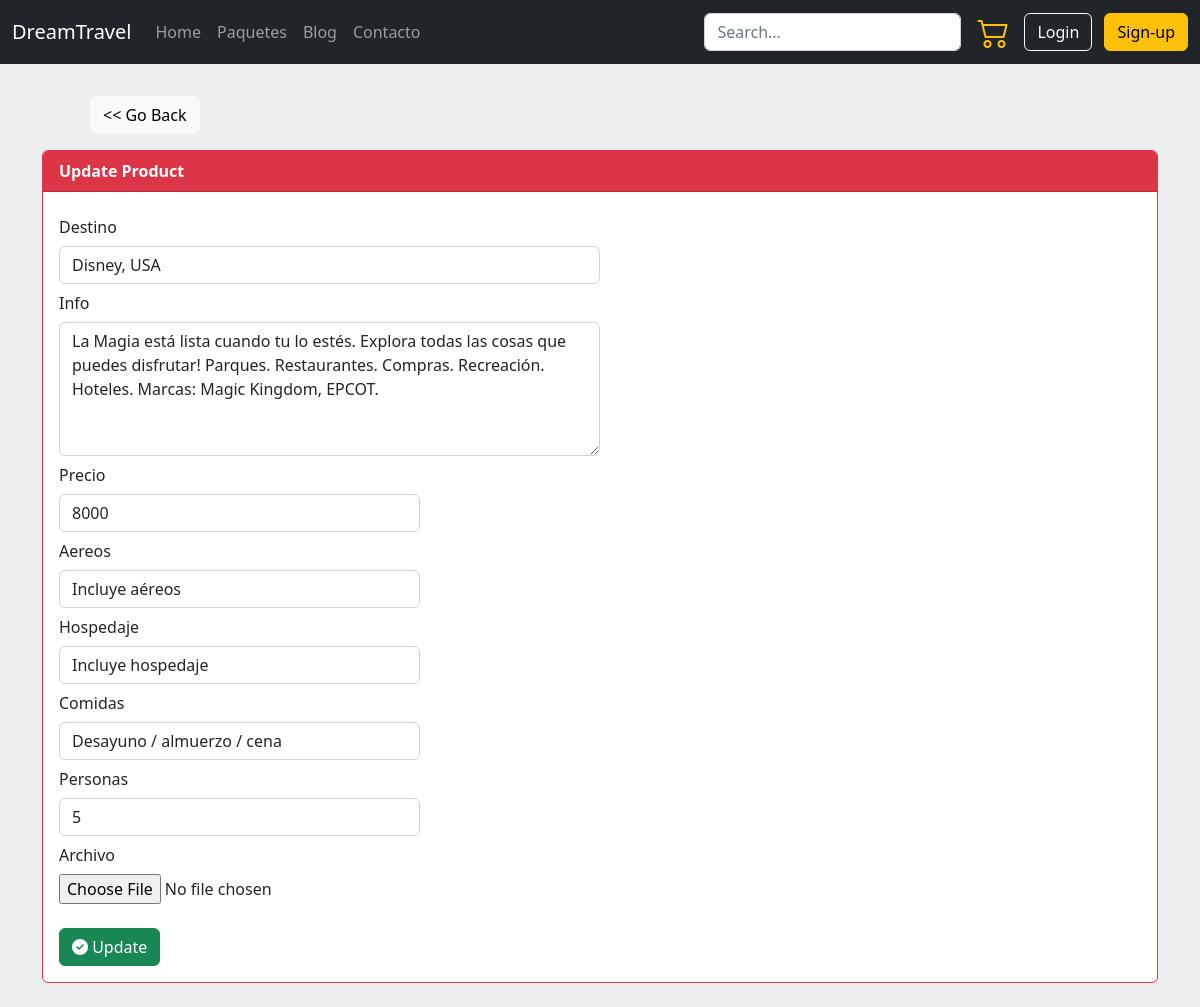
Page /FINAL_GRUPO_G-proyecto/update.php?id=1 on the committed database.
### tables this page shows
CREATE TABLE `productos` (
  `id_prod` int(20) NOT NULL,
  `destino` varchar(60) NOT NULL,
  `info` text NOT NULL,
  `precio` int(40) NOT NULL,
  `aereos` varchar(60) NOT NULL,
  `hospedaje` varchar(60) NOT NULL,
  `comidas` varchar(60) NOT NULL,
  `cant_personas` int(10) NOT NULL,
  `img` text NOT NULL
);

### FINAL_GRUPO_G-proyecto/update.php (the view, shortened to what this page needs)
<?php
$cnx = new Cnx();
$conectar = $cnx->conectar();
$id = $_GET['id'];
$sql = 'SELECT destino, info, precio, aereos, hospedaje, comidas, cant_personas FROM productos WHERE id_prod = :id_prod';
$stmt = $conectar->prepare($sql);
$stmt->bindParam(":id_prod", $id);
$stmt->execute();
$prod = $stmt->fetch(PDO::FETCH_ASSOC);
 ?>
<!DOCTYPE html>
<html lang="en">
  <head>
    <?php require_once("vistas/css.php") ?>
  </head>
  <body>
    <?php require_once("vistas/header.php") ?>
    <div class="container">
        <a href="admin.php" class="btn btn-light mb-3 m-5"><< Go Back</a>
        <div class="card border-danger">
            <div class="card-header bg-danger text-white">
                <strong> Update Product</strong>
            </div>
            <div class="card-body">
                <form  action='update.php?id=<?php echo $_GET['id'] ?>' method="post" enctype="multipart/form-data">
                    <div class="form-row">
                        <div class="form-group col-md-6">
                            <label for="destino" class="col-form-label">Destino</label>
                            <input type="text" class="form-control" value="<?php echo $prod['destino']; ?>"  id="destino" name="destino"  required>
                        </div>
                        <div class="form-group col-md-6">
                            <label for="info" class="col-form-label">Info</label>
                            <textarea name="info" id="info" rows="5" class="form-control" required><?php echo $prod['info']; ?></textarea>
                        </div>
                    </div>
                    <div class="form-row">
                        <div class="form-group col-md-4">
                            <label for="precio" class="col-form-label">Precio</label>
                            <input type="number" class="form-control" min="1" value="<?php echo $prod['precio']; ?>" id="precio" name="precio"  required>
                        </div>
                        <div class="form-group col-md-4">
                            <label for="aereos" class="col-form-label">Aereos</label>
                            <input type="text" class="form-control" name="aereos" value="<?php echo $prod['aereos']; ?>" id="aereos"  required>
                        </div>
                        <div class="form-group col-md-4">
                            <label for="hospedaje" class="col-form-label">Hospedaje</label>
                            <input type="text" class="form-control" name="hospedaje" value="<?php echo $prod['hospedaje']; ?>" id="hospedaje" required>
                        </div>
                    </div>
                    <div class="form-group col-md-4">
                            <label for="comidas" class="col-form-label">Comidas</label>
                            <input type="text" class="form-control" name="comidas" value="<?php echo $prod['comidas']; ?>" id="comidas" required>
                        </div>
                    <div class="form-group col-md-4">
                            <label for="cant_personas" class="col-form-label">Personas</label>
                            <input type="number" class="form-control" min="1" name="cant_personas" value="<?php echo $prod['cant_personas']; ?>" id="cant_personas" required>
                        </div>
                        <div class="form-group col-md-4">
                            <label for="archivo" class="col-form-label">Archivo</label>
                            <input type="file" class="form-control-file" name="archivo" id="archivo" required>
                        </div>
                    <br>
                    <button name='update' class="btn btn-success"><i class="fa fa-check-circle"></i> Update</button>
                </form>
            </div>
        </div>
        <br>
    </div>
</body>
</html>

### FINAL_GRUPO_G-proyecto/estilos.css (style rules this page uses)
body { padding-top: 3rem; background-color: #eee !important; }
body { color: #566787; background: #f5f5f5; font-family: 'Varela Round', sans-serif; font-size: 13px; }

### rows in the picture
productos: destino "Disney, USA", info "La Magia está lista cuando tu lo estés. Explora todas las cosas que puedes disfrutar! Parques. Restaurantes. Compras. Recreación. Hoteles. Marcas: Magic Kingdom, EPCOT.", precio "8000", aereos "Incluye aéreos", hospedaje "Incluye hospedaje", comidas "Desayuno / almuerzo / cena", cant_personas "5"
